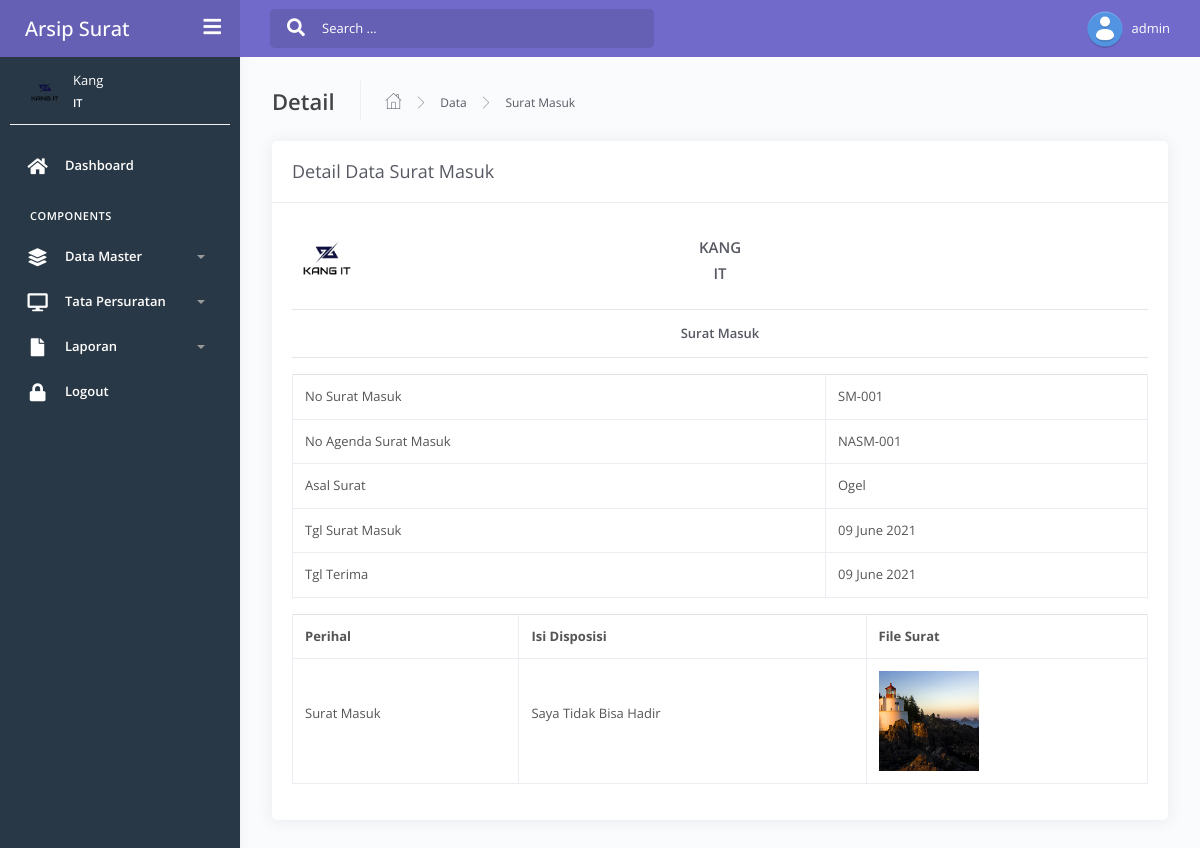
The app's page /admin/index.php?view=detailSuratMasuk&id=3 (signed in) with its own data.
### tables this page shows
CREATE TABLE `suratmasuk` (
  `id` int(11) NOT NULL,
  `id_kategori` int(11) DEFAULT NULL,
  `no_surat_masuk` varchar(255) DEFAULT NULL,
  `no_agenda_surat_masuk` varchar(255) DEFAULT NULL,
  `tgl_surat_masuk` date DEFAULT NULL,
  `tgl_terima` date DEFAULT NULL,
  `asal_surat` varchar(255) DEFAULT NULL,
  `perihal` text DEFAULT NULL,
  `file_surat` varchar(255) DEFAULT NULL
);

CREATE TABLE `disposisi` (
  `id` int(11) NOT NULL,
  `id_surat_masuk` int(11) DEFAULT NULL,
  `tgl_disposisi` date DEFAULT NULL,
  `catatan` text DEFAULT NULL
);

### admin/transaksi/suratmasuk/detail.php (the view)
<?php
$query = mysqli_query($conn,"SELECT sm.*, k.nama_kategori, d.catatan from suratmasuk sm join kategori k on
                       k.id=sm.id_kategori left join disposisi d on sm.id=d.id_surat_masuk and sm.id='$_GET[id]'");
$d = mysqli_fetch_array($query);
?>
<div class="main-panel">
			<div class="content">
				<div class="page-inner">
					<div class="page-header">
						<h4 class="page-title">Detail</h4>
						<ul class="breadcrumbs">
							<li class="nav-home">
								<a href="#">
									<i class="flaticon-home"></i>
								</a>
							</li>
							<li class="separator">
								<i class="flaticon-right-arrow"></i>
							</li>
							<li class="nav-item">
								<a href="#">Data</a>
							</li>
							<li class="separator">
								<i class="flaticon-right-arrow"></i>
							</li>
							<li class="nav-item">
								<a href="#">Surat Masuk</a>
							</li>
						</ul>
					</div>
					<div class="row">
						<div class="col-md-12">
							<div class="card">
								<div class="card-header">
									<div class="card-title">Detail Data Surat Masuk</div>
								</div>
								<div class="card-body">
                    <div class="row">
                      <div class="col-md-4">
                          <img src="../assets/img/logo.png" width="70" height="70">
                      </div>
                      <div class="col-md-4" style="padding-top:15px;">
                        <h4 class="text-center"><strong>KANG</strong></h4>
                        <h4 class="text-center"><strong>IT</strong></h4>
                      </div>
                      <div class="col-md-4"></div>
                    </div>
                    <hr/>
                    <h5 class="text-center"><strong>Surat Masuk</strong></h5>
                    <hr/>
                    <table class="table table-bordered">
                      <tr>
                          <td>No Surat Masuk</td>
                          <td><?php echo $d['no_surat_masuk'] ?></td>
                      </tr>
                      <tr>
                          <td>No Agenda Surat Masuk</td>
                          <td><?php echo $d['no_agenda_surat_masuk'] ?></td>
                      </tr>
                      <tr>
                          <td>Asal Surat</td>
                          <td><?php echo $d['asal_surat'] ?></td>
                      </tr>
                      <tr>
                          <td>Tgl Surat Masuk</td>
                          <td><?php echo date('d F Y', strtotime($d['tgl_surat_masuk'])) ?></td>
                      </tr>
                      <tr>
                          <td>Tgl Terima</td>
                          <td><?php echo date('d F Y', strtotime($d['tgl_terima'])) ?></td>
                      </tr>
                    </table>
                    <table class="table table-bordered">
                      <tr>
                        <th>Perihal</th>
                        <th>Isi Disposisi</th>
                        <th>File Surat</th>
                      </tr>
                      <tr>
                        <td><?php echo $d['perihal'] ?></td>
                        <td><?php echo $d['catatan'] ?></td>
                        <td><img src="../assets/img/suratmasuk/<?php echo $d['file_surat'] ?>" width="100" height="100"></td>
                      </tr>
                    </table>
								</div>
							</div>
						</div>
					</div>
				</div>
			</div>
		</div>

### admin/index.php (shortened to what this page needs)
<?php
include '../koneksi.php';
?>
<!DOCTYPE html>
<html lang="en">
<head>
	<link rel="stylesheet" href="../assets/css/bootstrap.min.css">
	<link rel="stylesheet" href="../assets/css/azzara.min.css">
	<link rel="stylesheet" href="../assets/css/demo.css">
</head>
<body>
	<div class="wrapper">
		<div class="main-header" data-background-color="purple">
			<div class="logo-header">
				<a href="#" class="logo">
					<h2 style="color:white;padding-top:17px;">Arsip Surat</h2>
				</a>
				<div class="navbar-minimize">
					<button class="btn btn-minimize btn-rounded">
						<i class="fa fa-bars"></i>
					</button>
				</div>
			</div>
			<nav class="navbar navbar-header navbar-expand-lg">
				<div class="container-fluid">
					<div class="collapse" id="search-nav">
						<form class="navbar-left navbar-form nav-search mr-md-3">
							<div class="input-group">
								<div class="input-group-prepend">
									<button type="submit" class="btn btn-search pr-1">
										<i class="fa fa-search search-icon"></i>
									</button>
								</div>
								<input type="text" placeholder="Search ..." class="form-control">
							</div>
						</form>
					</div>
					<ul class="navbar-nav topbar-nav ml-md-auto align-items-center">
						<li class="nav-item dropdown hidden-caret">
							<a class="dropdown-toggle profile-pic" data-toggle="dropdown" href="#" aria-expanded="false">
								<div class="avatar-sm">
									<img src="../assets/img/default.png" alt="..." class="avatar-img rounded-circle">
								</div>
							</a>
						</li>
						<font color="white"><?php echo $_SESSION['username'] ?></font>
					</ul>
				</div>
			</nav>
		</div>
		<div class="sidebar" style="background-color: #293846;">
			<div class="sidebar-wrapper scrollbar-inner">
				<div class="sidebar-content">
					<div class="user" style="color: white;">
						<div class="avatar-sm float-left mr-2">
							<img src="../assets/img/logo.png" alt="..." class="avatar-img rounded-circle">
						</div>
						<div class="info">
							<a data-toggle="collapse" href="#" aria-expanded="true">
								<span style="color: white;">
									Kang
									<span class="user-level" style="color: white;">IT</span>
								</span>
							</a>
						</div>
					</div>
					<ul class="nav">
						<li class="nav-item">
							<a href="?view=dashboard">
								<i style="color: white;" class="fas fa-home"></i>
								<p style="color: white;">Dashboard</p>
							</a>
						</li>
						<li class="nav-section">
							<h4 class="text-section" style="color: white;">Components</h4>
						</li>
						<?php if($_SESSION['level'] == 'admin') { ?>
						<li class="nav-item">
							<a data-toggle="collapse" href="#base">
								<i style="color: white;" class="fas fa-layer-group"></i>
								<p style="color: white;">Data Master</p>
								<span class="caret"></span>
							</a>
						</li>
					<?php } ?>
						<?php if($_SESSION['level'] == 'admin' OR $_SESSION['level'] == 'pimpinan') {?>
						<li class="nav-item">
							<a data-toggle="collapse" href="#surat">
								<i style="color: white;" class="fas fa-desktop"></i>
								<p style="color: white;">Tata Persuratan</p>
								<span class="caret"></span>
							</a>
						</li>
					<?php } ?>
					<?php if($_SESSION['level'] == 'admin') { ?>
						<li class="nav-item">
							<a data-toggle="collapse" href="#laporan">
								<i style="color: white;" class="fas fa-file"></i>
								<p style="color: white;">Laporan</p>
								<span class="caret"></span>
							</a>
						</li>
					<?php } ?>
						<li class="nav-item">
							<a href="#modalLogout" data-toggle="modal">
								<i style="color: white;" class="fas fa-lock"></i>
								<p style="color: white;">Logout</p>
							</a>
						</li>
					</ul>
				</div>
			</div>
		</div>
							<?php
                    if($_GET['view']=='')
                        include 'dashboard.php';
                    elseif($_GET['view']=='dashboard')
                        include 'dashboard.php';
                    elseif($_GET['view']=='user')
                        include 'master/user.php';
										elseif($_GET['view']=='kategori')
		                    include 'master/kategori.php';
		                elseif($_GET['view']=='suratmasuk')
		                    include 'transaksi/suratmasuk/suratmasuk.php';
									  elseif($_GET['view']=='addSuratMasuk')
				                include 'transaksi/suratmasuk/add.php';
									  elseif($_GET['view']=='editSuratMasuk')
						            include 'transaksi/suratmasuk/edit.php';
									  elseif($_GET['view']=='detailSuratMasuk')
								        include 'transaksi/suratmasuk/detail.php';
										elseif($_GET['view']=='disposisi')
								            include 'transaksi/suratmasuk/disposisi.php';
				            elseif($_GET['view']=='suratkeluar')
				                include 'transaksi/suratkeluar/suratkeluar.php';
										elseif($_GET['view']=='addSuratKeluar')
						            include 'transaksi/suratkeluar/add.php';
										elseif($_GET['view']=='editSuratKeluar')
								        include 'transaksi/suratkeluar/edit.php';
									  elseif($_GET['view']=='detailSuratKeluar')
														include 'transaksi/suratkeluar/detail.php';
								    elseif($_GET['view']=='lap_suratmasuk')
								         include 'laporan/suratmasuk/lap_suratmasuk.php';
										elseif($_GET['view']=='lap_suratkeluar')
										     include 'laporan/suratkeluar/lap_suratkeluar.php';
						?>
	</div>
</body>
</html>

### records on screen
suratmasuk: no_surat_masuk "SM-001", no_agenda_surat_masuk "NASM-001", asal_surat "Ogel", tgl_surat_masuk "09 June 2021", tgl_terima "09 June 2021", perihal "Surat Masuk", file_surat (picture)
disposisi: catatan "Saya Tidak Bisa Hadir"

### other values on screen
$_SESSION['username'] "admin"
